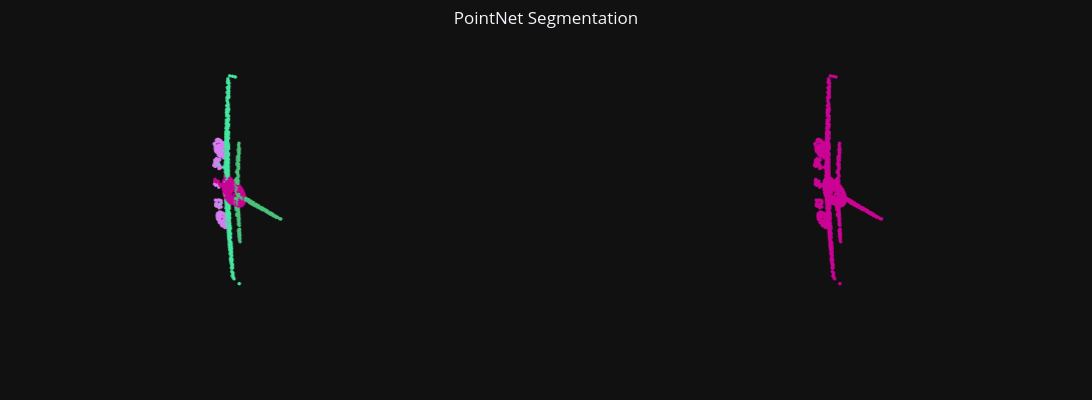

The notebook cell this image was saved under:
### Markdown cell above
## Test on individual items

### Code cell
# Random test sample
test_sample = test_set1[np.random.choice(np.arange(len(test_set1)))]
batch_dict = collate_fn([test_sample])

# Get model predictions
x = batch_dict['points'].transpose(1, 2).to(device)
model_preds, _ = dense_classifier1(x)
pred_part_labels = torch.argmax(model_preds, axis=1).detach().cpu().numpy()[0]

points = test_sample['points']
part_labels = test_sample['seg_labels']


# plot results
fig = make_subplots(rows=1, cols=2, specs=[[{"type": "scatter3d"}, {"type": "scatter3d"}]], column_widths=[0.5, 0.5],
                    subplot_titles=('Part Labels', 'Part Predictions'))

# ground truth part labels
gt_colors = [
    f'rgb({r},{g},{b})'
    for r, g, b in PART_COLORS[part_labels - 1]
]
part_label_plots = plot_pc_data3d(x=points[:,0], y=points[:,1], z=points[:,2], apply_color_gradient=False, 
                                  color=gt_colors, marker_size=2)

# ground truth part labels
pred_colors = [
    f'rgb({r},{g},{b})'
    for r, g, b in PART_COLORS[pred_part_labels - 1]
]

pred_part_label_plots = plot_pc_data3d(x=points[:,0], y=points[:,1], z=points[:,2], apply_color_gradient=False, 
                                  color=pred_colors, marker_size=2)

fig.update_layout(template="plotly_dark", scene=PCD_SCENE, scene2=PCD_SCENE, height = 400, width = 1200,
                title='PointNet Segmentation', title_x=0.5, title_y=0.97, margin=dict(r=0, b=0, l=0, t=0))
fig.add_trace(part_label_plots, row=1, col=1)
fig.add_trace(pred_part_label_plots, row=1, col=2)
fig.show()

### Figure 1 — Plotly figure (JSON) as saved in the notebook; plotly's stock layout.template omitted (floating-point values rounded to 4 significant figures; data arrays with more than 128 entries replaced by an {"elided": "..."} marker saying what was removed)
{"data": [{"hoverinfo": "skip", "marker": {"color": {"elided": "2500 str values"}, "opacity": 1, "size": 2}, "mode": "markers", "scene": "scene", "showlegend": false, "type": "scatter3d", "x": {"elided": "2500 float values"}, "y": {"elided": "2500 float values"}, "z": {"elided": "2500 float values"}}, {"hoverinfo": "skip", "marker": {"color": {"elided": "2500 str values"}, "opacity": 1, "size": 2}, "mode": "markers", "scene": "scene2", "showlegend": false, "type": "scatter3d", "x": {"elided": "2500 float values"}, "y": {"elided": "2500 float values"}, "z": {"elided": "2500 float values"}}], "layout": {"annotations": [{"font": {"size": 16}, "showarrow": false, "text": "Part Labels", "x": 0.225, "xanchor": "center", "xref": "paper", "y": 1, "yanchor": "bottom", "yref": "paper"}, {"font": {"size": 16}, "showarrow": false, "text": "Part Predictions", "x": 0.775, "xanchor": "center", "xref": "paper", "y": 1, "yanchor": "bottom", "yref": "paper"}], "height": 400, "margin": {"b": 0, "l": 0, "r": 0, "t": 0}, "scene": {"aspectmode": "data", "domain": {"x": [0, 0.45], "y": [0, 1]}, "xaxis": {"visible": false}, "yaxis": {"visible": false}, "zaxis": {"visible": false}}, "scene2": {"aspectmode": "data", "domain": {"x": [0.55, 1], "y": [0, 1]}, "xaxis": {"visible": false}, "yaxis": {"visible": false}, "zaxis": {"visible": false}}, "title": {"text": "PointNet Segmentation", "x": 0.5, "y": 0.97}, "width": 1200}}
